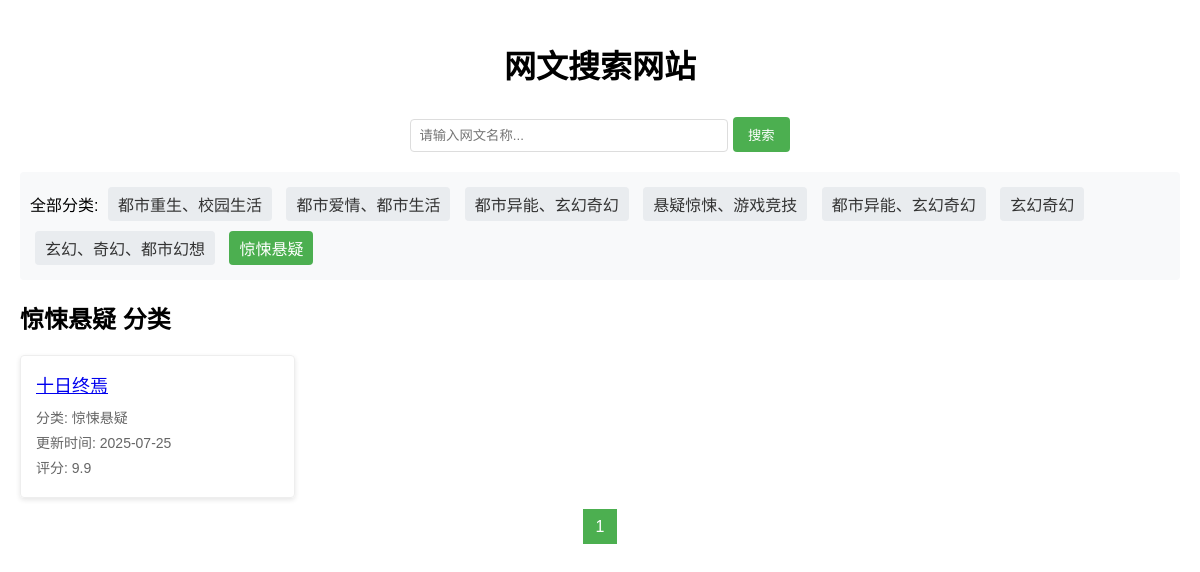
Screenshot of /category/惊悚悬疑/ with the database file from the repository.
### movie_app/models.py (models this page shows, shortened)
class Movie(models.Model):
    title = models.CharField(max_length=200, verbose_name='网文名称')
    category = models.CharField(max_length=100, verbose_name='分类')
    link = models.URLField(verbose_name='下载链接')
    update_time = models.DateTimeField(auto_now=True, verbose_name='更新时间')
    description = models.TextField(blank=True, null=True, verbose_name='简介')
    score = models.FloatField(default=0, verbose_name='评分')
    image = models.ImageField(upload_to=image_upload_path, blank=True, verbose_name='封面图')
    class Meta:
        verbose_name = '网文'
        verbose_name_plural = '网文列表'
        ordering = ['-update_time']

### movie_app/views.py (the view)
# urls.py: path('category/<str:category>/', views.category, name='category'),
def category(request, category):
    movie_list = Movie.objects.filter(category=category).order_by('-update_time')
    paginator = Paginator(movie_list, 10)
    page = request.GET.get('page')
    try:
        movies = paginator.page(page)
    except PageNotAnInteger:
        movies = paginator.page(1)
    except EmptyPage:
        movies = paginator.page(paginator.num_pages)
    all_categories = Movie.objects.values_list('category', flat=True).distinct()
    context = {
        'movies': movies,
        'category': category,
        'categories': all_categories
    }
    return render(request, 'movie_app/category.html', context)

### templates/movie_app/category.html (shortened to what this page needs)
<!DOCTYPE html>
<html lang="zh-CN">
<head>
</head>
<body>
    <header>
        <h1>网文搜索网站</h1>
    </header>
    <div class="search-box">
        <form action="{% url 'search' %}" method="get">
            <input type="text" name="q" placeholder="请输入网文名称...">
            <button type="submit">搜索</button>
        </form>
    </div>
    <div class="category-nav">
        <span>全部分类:</span>
        {% for cat in categories %}
        <a href="{% url 'category' cat %}" {% if cat == category %}class="active"{% endif %}>{{ cat }}</a>
        {% endfor %}
    </div>
    <h2>{{ category }} 分类</h2>
    <div class="movie-list">
        {% for movie in movies %}
        <div class="movie-item">
            <div class="movie-title"><a href="{% url 'detail' movie.id %}">{{ movie.title }}</a></div>
            <div class="movie-info">分类: {{ movie.category }}</div>
            <div class="movie-info">更新时间: {{ movie.update_time|date:"Y-m-d" }}</div>
            <div class="movie-info">评分: {{ movie.score }}</div>
        </div>
        {% endfor %}
    </div>
    <div class="pagination">
        {% for num in movies.paginator.page_range %}
            {% if movies.number == num %}
                <a href="#" class="active">{{ num }}</a>
            {% elif num > movies.number|add:'-3' and num < movies.number|add:'3' %}
                <a href="?page={{ num }}">{{ num }}</a>
            {% endif %}
        {% endfor %}
    </div>
</body>
</html>

### templates/movie_app/category.html (style rules this page uses)
body { font-family: Arial, sans-serif; margin: 0; padding: 20px; max-width: 1200px; margin: 0 auto; }
header { text-align: center; margin-bottom: 30px; }
.search-box { margin-bottom: 20px; text-align: center; }
input[type="text"] { padding: 8px; width: 300px; border: 1px solid #ddd; border-radius: 4px; }
button { padding: 8px 15px; background-color: #4CAF50; color: white; border: none; border-radius: 4px; cursor: pointer; }
.category-nav { margin-bottom: 20px; padding: 10px; background-color: #f8f9fa; border-radius: 4px; }
.category-nav a { display: inline-block; margin: 5px; padding: 5px 10px; background-color: #e9ecef; text-decoration: none; color: #333; border-radius: 4px; }
.category-nav a.active { background-color: #4CAF50; color: white; }
.movie-list { display: grid; grid-template-columns: repeat(auto-fill, minmax(250px, 1fr)); gap: 20px; }
.movie-item { border: 1px solid #eee; padding: 15px; border-radius: 4px; box-shadow: 0 2px 5px rgba(0,0,0,0.1); }
.movie-title { font-size: 18px; margin-bottom: 10px; }
.movie-info { font-size: 14px; color: #666; margin-bottom: 5px; }
.pagination { margin-top: 20px; text-align: center; }
.pagination a { padding: 8px 12px; margin: 0 2px; border: 1px solid #ddd; text-decoration: none; color: #333; }
.pagination a.active { background-color: #4CAF50; color: white; border-color: #4CAF50; }

### rows the page displays
Movie: category "惊悚悬疑", title "十日终焉", update_time "2025-07-25", score "9.9"

### other values shown
{{ cat }} "都市重生、校园生活" "都市爱情、都市生活" "都市异能、玄幻奇幻" "悬疑惊悚、游戏竞技" "都市异能、玄幻奇幻" "玄幻奇幻" "玄幻、奇幻、都市幻想" "惊悚悬疑"
{{ num }} "1"
